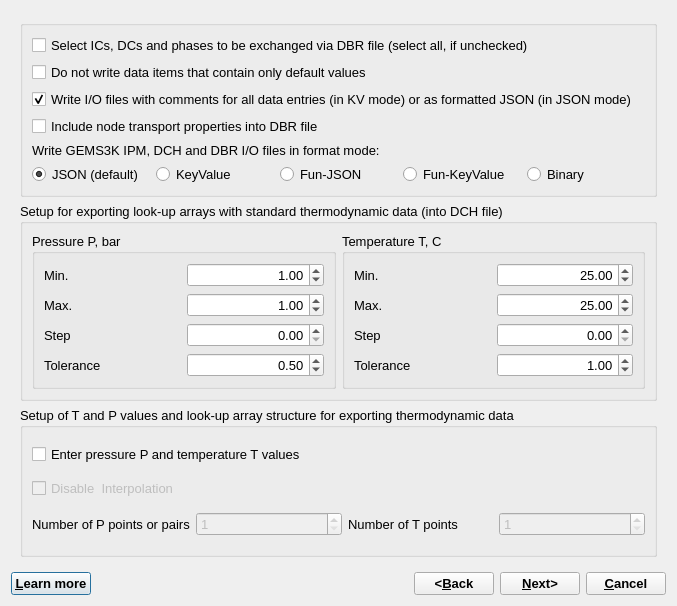
<?xml version="1.0" encoding="UTF-8"?>
<ui version="4.0">
 <class>LookupDialogData</class>
 <widget class="QDialog" name="LookupDialogData">
  <property name="windowModality">
   <enum>Qt::WindowModal</enum>
  </property>
  <property name="geometry">
   <rect>
    <x>0</x>
    <y>0</y>
    <width>677</width>
    <height>606</height>
   </rect>
  </property>
  <property name="font">
   <font>
    <pointsize>10</pointsize>
   </font>
  </property>
  <property name="windowTitle">
   <string>Setup for writing GEMS3K input files</string>
  </property>
  <property name="modal">
   <bool>true</bool>
  </property>
  <layout class="QGridLayout" name="gridLayout_6">
   <item row="0" column="0" colspan="5">
    <widget class="QStackedWidget" name="stackW">
     <property name="currentIndex">
      <number>0</number>
     </property>
     <widget class="QWidget" name="page">
      <layout class="QVBoxLayout" name="verticalLayout_2">
       <item>
        <widget class="QGroupBox" name="groupBox">
         <property name="title">
          <string/>
         </property>
         <layout class="QGridLayout" name="gridLayout_5">
          <item row="0" column="0" colspan="5">
           <widget class="QCheckBox" name="chSelect">
            <property name="text">
             <string>Select ICs, DCs and phases to be exchanged via DBR file (select all, if unchecked)</string>
            </property>
           </widget>
          </item>
          <item row="3" column="0" colspan="5">
           <widget class="QCheckBox" name="chNoNodearray">
            <property name="text">
             <string>Include node transport properties into DBR file</string>
            </property>
            <property name="checked">
             <bool>false</bool>
            </property>
           </widget>
          </item>
          <item row="1" column="0" colspan="5">
           <widget class="QCheckBox" name="chAll">
            <property name="text">
             <string>Do not write data items that contain only default values</string>
            </property>
           </widget>
          </item>
          <item row="6" column="1">
           <widget class="QRadioButton" name="rbKeyVal">
            <property name="text">
             <string>KeyValue</string>
            </property>
           </widget>
          </item>
          <item row="2" column="0" colspan="5">
           <widget class="QCheckBox" name="chComment">
            <property name="text">
             <string>Write I/O files with comments for all data entries (in KV mode) or as formatted JSON (in JSON mode)</string>
            </property>
            <property name="checked">
             <bool>true</bool>
            </property>
           </widget>
          </item>
          <item row="6" column="2">
           <widget class="QRadioButton" name="rbFunJson">
            <property name="text">
             <string>Fun-JSON</string>
            </property>
           </widget>
          </item>
          <item row="6" column="0">
           <widget class="QRadioButton" name="rbJson">
            <property name="text">
             <string>JSON (default)</string>
            </property>
            <property name="checked">
             <bool>true</bool>
            </property>
           </widget>
          </item>
          <item row="4" column="0" colspan="5">
           <widget class="QLabel" name="label_13">
            <property name="text">
             <string>Write GEMS3K IPM, DCH and DBR I/O files in format mode: </string>
            </property>
           </widget>
          </item>
          <item row="6" column="4">
           <widget class="QRadioButton" name="rbBinary">
            <property name="text">
             <string>Binary</string>
            </property>
           </widget>
          </item>
          <item row="6" column="3">
           <widget class="QRadioButton" name="rbFunKeyValue">
            <property name="text">
             <string>Fun-KeyValue</string>
            </property>
           </widget>
          </item>
         </layout>
        </widget>
       </item>
       <item>
        <widget class="QGroupBox" name="groupBox_2">
         <property name="title">
          <string>Setup for exporting look-up arrays with standard thermodynamic data (into DCH file)</string>
         </property>
         <layout class="QHBoxLayout" name="horizontalLayout">
          <item>
           <widget class="QGroupBox" name="groupBox_3">
            <property name="title">
             <string>Pressure P, bar</string>
            </property>
            <layout class="QGridLayout" name="gridLayout">
             <item row="0" column="0">
              <widget class="QLabel" name="label">
               <property name="text">
                <string>Min.</string>
               </property>
              </widget>
             </item>
             <item row="0" column="1">
              <widget class="QDoubleSpinBox" name="pPfrom">
               <property name="layoutDirection">
                <enum>Qt::LeftToRight</enum>
               </property>
               <property name="alignment">
                <set>Qt::AlignRight|Qt::AlignTrailing|Qt::AlignVCenter</set>
               </property>
               <property name="decimals">
                <number>2</number>
               </property>
               <property name="maximum">
                <double>10000.000000000000000</double>
               </property>
               <property name="value">
                <double>1.000000000000000</double>
               </property>
              </widget>
             </item>
             <item row="1" column="0">
              <widget class="QLabel" name="label_2">
               <property name="text">
                <string>Max.</string>
               </property>
              </widget>
             </item>
             <item row="1" column="1">
              <widget class="QDoubleSpinBox" name="pPuntil">
               <property name="alignment">
                <set>Qt::AlignRight|Qt::AlignTrailing|Qt::AlignVCenter</set>
               </property>
               <property name="decimals">
                <number>2</number>
               </property>
               <property name="maximum">
                <double>10000.000000000000000</double>
               </property>
               <property name="value">
                <double>1.000000000000000</double>
               </property>
              </widget>
             </item>
             <item row="2" column="0">
              <widget class="QLabel" name="label_3">
               <property name="text">
                <string>Step</string>
               </property>
              </widget>
             </item>
             <item row="2" column="1">
              <widget class="QDoubleSpinBox" name="pPstep">
               <property name="alignment">
                <set>Qt::AlignRight|Qt::AlignTrailing|Qt::AlignVCenter</set>
               </property>
               <property name="decimals">
                <number>2</number>
               </property>
               <property name="maximum">
                <double>1000.000000000000000</double>
               </property>
              </widget>
             </item>
             <item row="3" column="0">
              <widget class="QLabel" name="label_4">
               <property name="text">
                <string>Tolerance</string>
               </property>
              </widget>
             </item>
             <item row="3" column="1">
              <widget class="QDoubleSpinBox" name="pPtol">
               <property name="alignment">
                <set>Qt::AlignRight|Qt::AlignTrailing|Qt::AlignVCenter</set>
               </property>
               <property name="decimals">
                <number>2</number>
               </property>
               <property name="minimum">
                <double>0.010000000000000</double>
               </property>
               <property name="maximum">
                <double>10.000000000000000</double>
               </property>
               <property name="singleStep">
                <double>0.100000000000000</double>
               </property>
               <property name="value">
                <double>0.500000000000000</double>
               </property>
              </widget>
             </item>
            </layout>
           </widget>
          </item>
          <item>
           <widget class="QGroupBox" name="groupBox_4">
            <property name="title">
             <string>Temperature T, C</string>
            </property>
            <layout class="QGridLayout" name="gridLayout_2">
             <item row="0" column="0">
              <widget class="QLabel" name="label_5">
               <property name="text">
                <string>Min.</string>
               </property>
              </widget>
             </item>
             <item row="0" column="1">
              <widget class="QDoubleSpinBox" name="pTfrom">
               <property name="alignment">
                <set>Qt::AlignRight|Qt::AlignTrailing|Qt::AlignVCenter</set>
               </property>
               <property name="decimals">
                <number>2</number>
               </property>
               <property name="maximum">
                <double>3000.000000000000000</double>
               </property>
               <property name="value">
                <double>25.000000000000000</double>
               </property>
              </widget>
             </item>
             <item row="1" column="0">
              <widget class="QLabel" name="label_6">
               <property name="text">
                <string>Max.</string>
               </property>
              </widget>
             </item>
             <item row="1" column="1">
              <widget class="QDoubleSpinBox" name="pTuntil">
               <property name="alignment">
                <set>Qt::AlignRight|Qt::AlignTrailing|Qt::AlignVCenter</set>
               </property>
               <property name="decimals">
                <number>2</number>
               </property>
               <property name="maximum">
                <double>3000.000000000000000</double>
               </property>
               <property name="value">
                <double>25.000000000000000</double>
               </property>
              </widget>
             </item>
             <item row="2" column="0">
              <widget class="QLabel" name="label_7">
               <property name="text">
                <string>Step</string>
               </property>
              </widget>
             </item>
             <item row="2" column="1">
              <widget class="QDoubleSpinBox" name="pTstep">
               <property name="alignment">
                <set>Qt::AlignRight|Qt::AlignTrailing|Qt::AlignVCenter</set>
               </property>
               <property name="decimals">
                <number>2</number>
               </property>
               <property name="maximum">
                <double>200.000000000000000</double>
               </property>
               <property name="value">
                <double>0.000000000000000</double>
               </property>
              </widget>
             </item>
             <item row="3" column="0">
              <widget class="QLabel" name="label_8">
               <property name="text">
                <string>Tolerance</string>
               </property>
              </widget>
             </item>
             <item row="3" column="1">
              <widget class="QDoubleSpinBox" name="pTtol">
               <property name="alignment">
                <set>Qt::AlignRight|Qt::AlignTrailing|Qt::AlignVCenter</set>
               </property>
               <property name="decimals">
                <number>2</number>
               </property>
               <property name="minimum">
                <double>0.010000000000000</double>
               </property>
               <property name="maximum">
                <double>10.000000000000000</double>
               </property>
               <property name="singleStep">
                <double>0.100000000000000</double>
               </property>
               <property name="value">
                <double>1.000000000000000</double>
               </property>
              </widget>
             </item>
            </layout>
           </widget>
          </item>
         </layout>
        </widget>
       </item>
       <item>
        <widget class="QGroupBox" name="groupBox_5">
         <property name="title">
          <string>Setup of T and P values and look-up array structure for exporting thermodynamic data</string>
         </property>
         <layout class="QGridLayout" name="gridLayout_3">
          <item row="0" column="0" colspan="3">
           <widget class="QCheckBox" name="checkArrays">
            <property name="text">
             <string>Enter pressure P and temperature T values</string>
            </property>
           </widget>
          </item>
          <item row="1" column="0" colspan="2">
           <widget class="QCheckBox" name="chInterp">
            <property name="enabled">
             <bool>false</bool>
            </property>
            <property name="text">
             <string>Disable  Interpolation</string>
            </property>
           </widget>
          </item>
          <item row="2" column="0">
           <widget class="QLabel" name="label_9">
            <property name="text">
             <string>Number of P points or pairs</string>
            </property>
           </widget>
          </item>
          <item row="2" column="1">
           <widget class="QSpinBox" name="pPPoints">
            <property name="enabled">
             <bool>false</bool>
            </property>
            <property name="minimum">
             <number>1</number>
            </property>
            <property name="maximum">
             <number>1000</number>
            </property>
           </widget>
          </item>
          <item row="2" column="2">
           <widget class="QLabel" name="label_10">
            <property name="text">
             <string>Number of T points</string>
            </property>
           </widget>
          </item>
          <item row="2" column="3">
           <widget class="QSpinBox" name="pTPoints">
            <property name="enabled">
             <bool>false</bool>
            </property>
            <property name="minimum">
             <number>1</number>
            </property>
            <property name="maximum">
             <number>1000</number>
            </property>
           </widget>
          </item>
         </layout>
        </widget>
       </item>
      </layout>
     </widget>
     <widget class="QWidget" name="page_2">
      <layout class="QGridLayout" name="gridLayout_4">
       <item row="0" column="0">
        <widget class="QLabel" name="label_11">
         <property name="text">
          <string>Pressure P, bar</string>
         </property>
        </widget>
       </item>
       <item row="0" column="1">
        <widget class="QLabel" name="label_12">
         <property name="text">
          <string>Temperature T, C</string>
         </property>
        </widget>
       </item>
      </layout>
     </widget>
    </widget>
   </item>
   <item row="1" column="0">
    <widget class="QPushButton" name="buttonHelp">
     <property name="font">
      <font>
       <pointsize>10</pointsize>
       <weight>75</weight>
       <bold>true</bold>
      </font>
     </property>
     <property name="text">
      <string>&amp;Learn more</string>
     </property>
     <property name="shortcut">
      <string>F1</string>
     </property>
    </widget>
   </item>
   <item row="1" column="1">
    <spacer name="horizontalSpacer">
     <property name="orientation">
      <enum>Qt::Horizontal</enum>
     </property>
     <property name="sizeHint" stdset="0">
      <size>
       <width>218</width>
       <height>20</height>
      </size>
     </property>
    </spacer>
   </item>
   <item row="1" column="2">
    <widget class="QPushButton" name="buttonBack">
     <property name="font">
      <font>
       <pointsize>10</pointsize>
       <weight>75</weight>
       <bold>true</bold>
      </font>
     </property>
     <property name="text">
      <string>&lt;&amp;Back</string>
     </property>
    </widget>
   </item>
   <item row="1" column="3">
    <widget class="QPushButton" name="buttonOK">
     <property name="font">
      <font>
       <pointsize>10</pointsize>
       <weight>75</weight>
       <bold>true</bold>
      </font>
     </property>
     <property name="text">
      <string>&amp;Next&gt;</string>
     </property>
    </widget>
   </item>
   <item row="1" column="4">
    <widget class="QPushButton" name="buttonCancel">
     <property name="font">
      <font>
       <pointsize>10</pointsize>
       <weight>75</weight>
       <bold>true</bold>
      </font>
     </property>
     <property name="text">
      <string>&amp;Cancel</string>
     </property>
    </widget>
   </item>
  </layout>
 </widget>
 <resources/>
 <connections/>
</ui>
